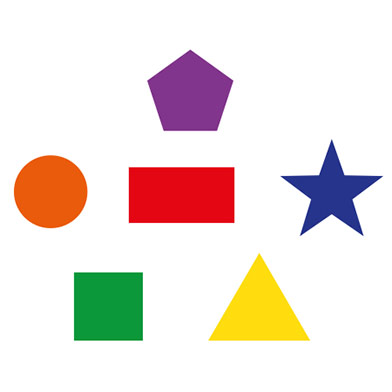
#> input picture Resouces/shapes.jpg, 392 x 392 px
$ python chapter8.py
#> lines starting #> are read from the running program, lines starting #| are printed output that depends on the picture; after the words box and inside, x2 and y2 are one past the last pixel; in counts of white or black regions, pixels touching at a corner belong together
import cv2
import numpy as np
#**** Contour/Shape Detection**********************

def stackImages(scale, imgArray):
 rows = len(imgArray)
 cols = len(imgArray[0])
 rowsAvailable = isinstance(imgArray[0], list)
 width = imgArray[0][0].shape[1]
 height = imgArray[0][0].shape[0]
 if rowsAvailable:
  for x in range(0, rows):
   for y in range(0, cols):
    if imgArray[x][y].shape[:2] == imgArray[0][0].shape[:2]:
     imgArray[x][y] = cv2.resize(imgArray[x][y], (0, 0), None, scale, scale)
    else:
     imgArray[x][y] = cv2.resize(imgArray[x][y], (imgArray[0][0].shape[1], imgArray[0][0].shape[0]), None, scale, scale)
    if len(imgArray[x][y].shape) == 2: imgArray[x][y] = cv2.cvtColor(imgArray[x][y], cv2.COLOR_GRAY2BGR)
  imageBlank = np.zeros((height, width, 3), np.uint8)
  hor = [imageBlank] * rows
  hor_con = [imageBlank] * rows
  for x in range(0, rows):
   hor[x] = np.hstack(imgArray[x])
  ver = np.vstack(hor)
 else:
  for x in range(0, rows):
   if imgArray[x].shape[:2] == imgArray[0].shape[:2]:
    imgArray[x] = cv2.resize(imgArray[x], (0, 0), None, scale, scale)
   else:
    imgArray[x] = cv2.resize(imgArray[x], (imgArray[0].shape[1], imgArray[0].shape[0]), None, scale, scale)
   if len(imgArray[x].shape) == 2: imgArray[x] = cv2.cvtColor(imgArray[x], cv2.COLOR_GRAY2BGR)
  hor = np.hstack(imgArray)
  ver = hor
 return ver


def getContours(img):
    contours,heirarchy = cv2.findContours(img,cv2.RETR_EXTERNAL,cv2.CHAIN_APPROX_NONE)
    for cnt in contours:
        area = cv2.contourArea(cnt)
        print(area)
        if area>=80:
            cv2.drawContours(imgContour,cnt,-1,(255,168,12),3)
            peri=cv2.arcLength(cnt,True)
            #print(peri)
            approx=cv2.approxPolyDP(cnt,0.02*peri,True)
            #print(approx)
            print(len(approx))
            objCor = len(approx)
            x, y, w, h =  cv2.boundingRect(approx)

            if objCor == 3: objectType = "Tri"
            elif objCor == 4:
                aspratio = w/float(h)
                if aspratio > 0.95 and aspratio < 1.05: objectType="Square"
                else: objectType="Rectangle"
            elif objCor == 5: objectType = "Pentagon"
            elif objCor >5 and objCor<20 : objectType = "Circle"
            else: objectType="Star"
            cv2.rectangle(imgContour,(x,y),(x+w,y+h),(0,0,0),2)
            cv2.putText(imgContour,objectType,(x+(w//2)-10,y+(h//2)-10),cv2.FONT_ITALIC,0.5,(255,255,100),2)

path = "Resouces/shapes.jpg"
img = cv2.imread(path)
#> img is the input picture: shape (392, 392, 3); mean B, G, R 219.9, 225.8, 236.9
imgContour = img.copy()

imgGray = cv2.cvtColor(img,cv2.COLOR_BGR2GRAY)
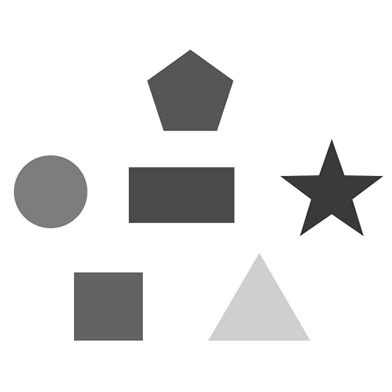
#> imgGray: shape (392, 392); min 25, max 255, mean 228.4
imgBlur = cv2.GaussianBlur(imgGray,(7,7),1)
imgCanny = cv2.Canny(imgBlur,50,50)
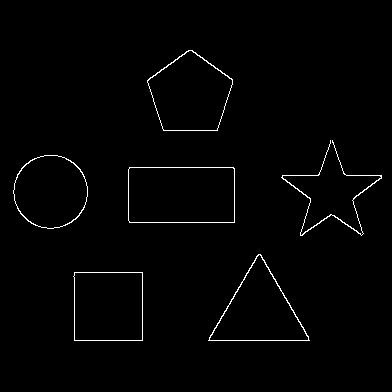
#> imgCanny: shape (392, 392); 1.3% white in thin lines or dots, all inside (x1, y1, x2, y2) = (13, 50, 382, 341)
getContours(imgCanny)
#> in getContours, `contours,heirarchy = cv2.findContours(img,cv2.RETR_EXTERNAL,cv2.CHAIN_..`: contours = 6 contours; box (x1, y1, x2, y2) and area: (128, 167, 235, 223) 5826, (147, 50, 233, 131) 4857, (73, 272, 143, 341) 4625, (208, 254, 310, 341) 4508, (13, 155, 88, 229) 4240, (281, 140, 382, 236) 90
#> the loop in getContours, `for cnt in contours:` made 6 passes
#> (area, peri, approx, objCor, x, y, w, h) on passes 1, 3: (4625, 272.8, [[74, 272], [74, 340], [142, 340], [142, 272]], 4, 74, 272, 69, 69), (5826.5, 320.2, [[129, 167], [129, 222], [234, 222], [233, 167]], 4, 129, 167, 106, 56)
#> (area, peri, approx, objCor, x, y, w, h) on pass 2: (4507.5, 316, [[208, 340], [309, 340], [260, 254]], 3, 208, 254, 102, 87)
#| 4625.0
#| 4
#| 4507.5
#| 3
#| 5826.5
#| 4
#| 4240.5
#| 8
#| 89.5
#| 20
#> (further printed lines are left out)
#> after the loop in getContours, `for cnt in contours:`:
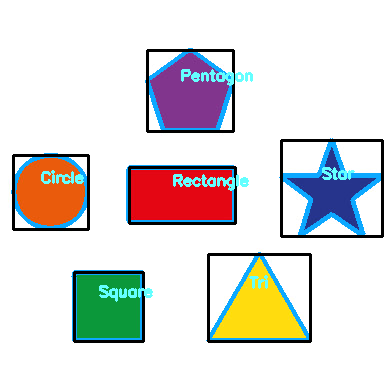
#> imgContour: shape (392, 392, 3); 8.79% of pixels changed, all inside (x1, y1, x2, y2) = (11, 48, 384, 343)

imgBlank=np.zeros_like(img)
imgStacked= stackImages(0.5,([img,imgGray,imgBlur],[imgCanny,imgContour,imgBlank]))
#> after the loop in stackImages, `for x in range(0, rows):`: hor = 2 items
#> in stackImages, `ver = np.vstack(hor)`:
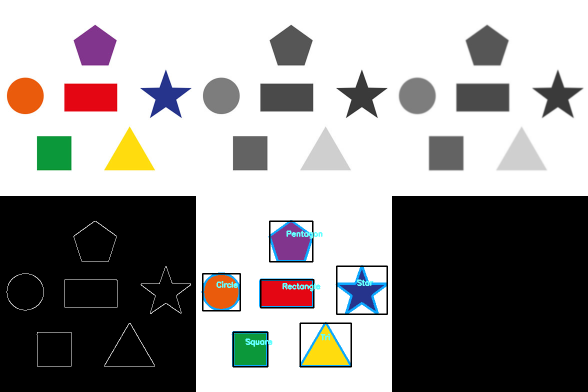
#> ver: shape (392, 588, 3); mean of channels 0, 1, 2 149.6, 150.9, 153; drawn as B, G, R

# cv2.imshow("Original", img)
# cv2.imshow("Gray", imgGray)
# cv2.imshow("Blur", imgBlur)
cv2.imshow("Stacked Image",imgStacked)
cv2.waitKey(0)
